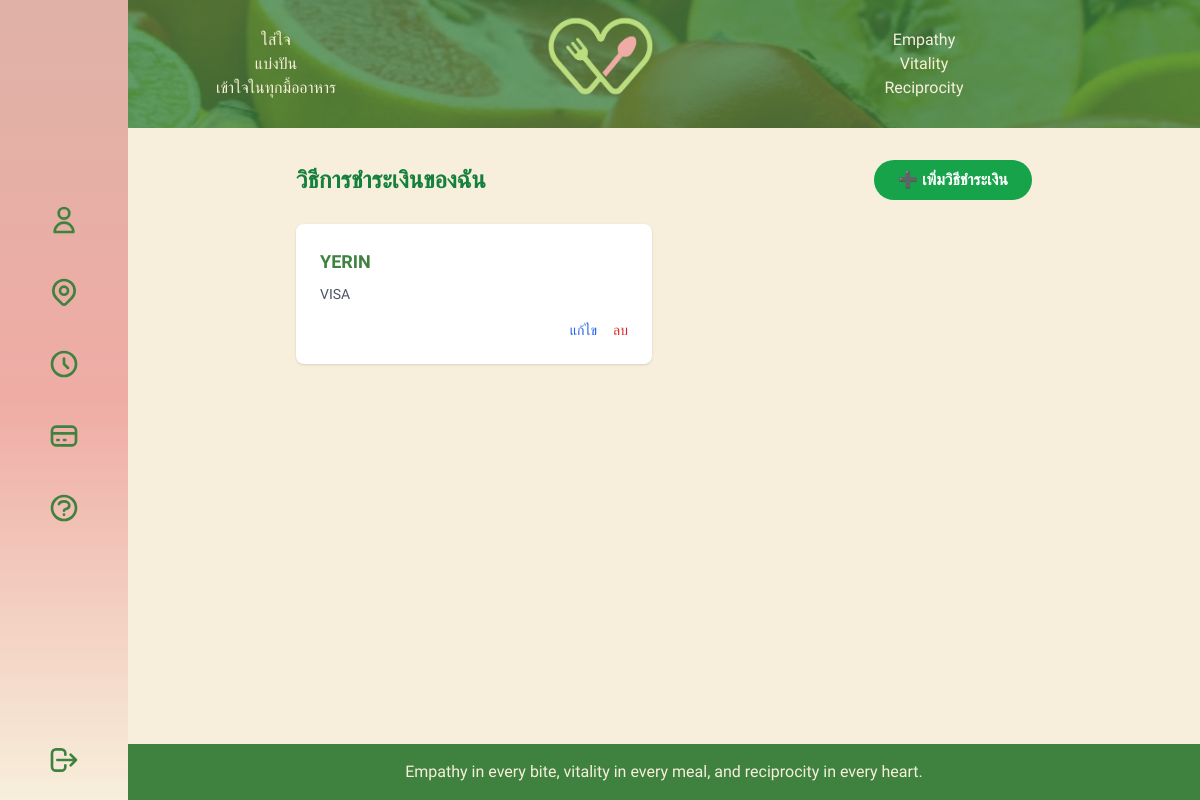
Page /payment-methods/ (signed in) on the earlier database version.
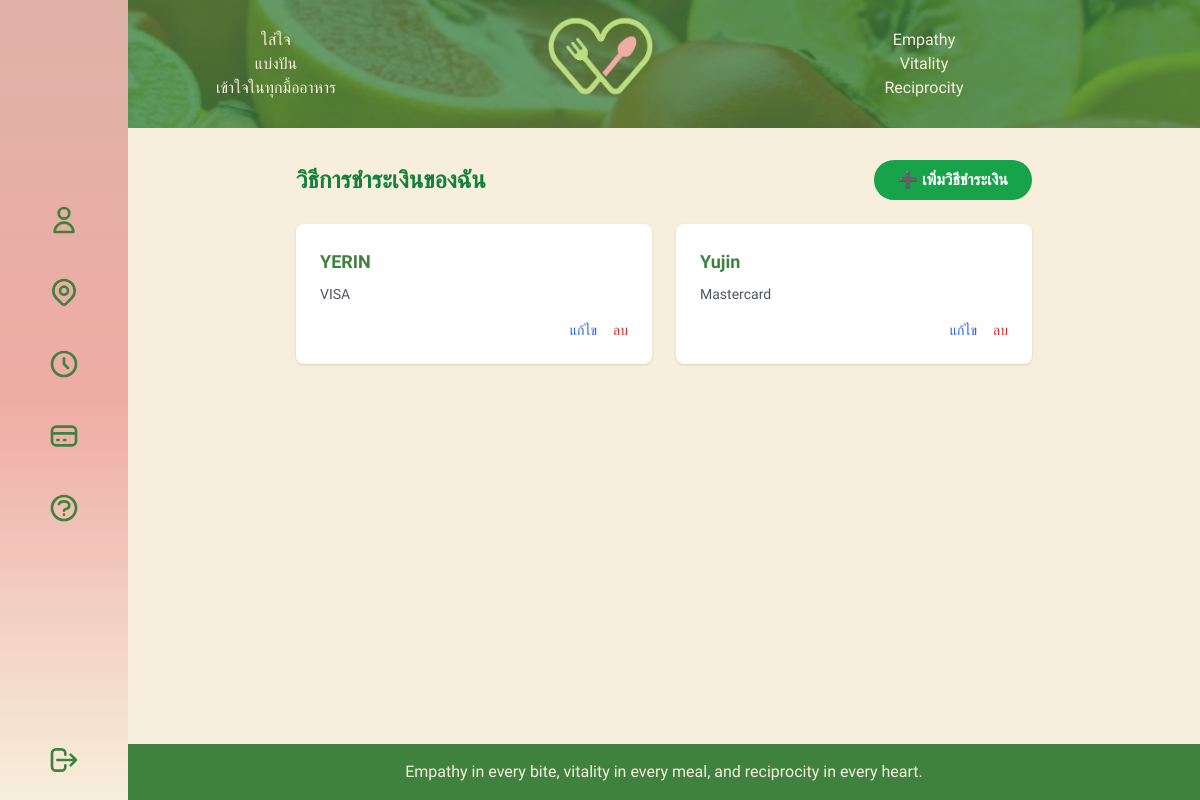
Same page on the later database version.
### myapp/models.py (models this page shows, shortened)
class PaymentMethod(models.Model):
    user    = models.ForeignKey(User, on_delete=models.CASCADE, related_name='payment_methods')
    name    = models.CharField("ชื่อบัตร/บัญชี", max_length=50)
    details = models.CharField("รายละเอียด", max_length=255)

### myapp/views.py (the view)
# urls.py: path('payment-methods/', views.payment_methods, name='payment_methods'),
@login_required
def payment_methods(request):
    methods = request.user.payment_methods.all()
    return render(request, 'payment_methods.html', {
        'methods': methods
    })

### myapp/templates/payment_methods.html (shortened to what this page needs)
{% extends "base.html" %}
{% load static %}
{% block content %}
<div class="container mx-auto px-4 py-8 max-w-3xl">
  <div class="flex items-center justify-between mb-6">
    <h1 class="text-2xl font-bold text-green-700">วิธีการชำระเงินของฉัน</h1>
    <a href="{% url 'payment_method_add' %}" class="bg-green-600 hover:bg-green-700 text-white font-semibold py-2 px-6 rounded-full">
      ➕ เพิ่มวิธีชำระเงิน
    </a>
  </div>
  {% if methods %}
    <div class="grid grid-cols-1 md:grid-cols-2 gap-6">
      {% for m in methods %}
        <div class="bg-white rounded-lg shadow p-6 flex flex-col justify-between">
          <div>
            <h2 class="font-semibold text-lg mb-2">{{ m.name }}</h2>
            <p class="text-gray-600 text-sm">{{ m.details }}</p>
          </div>
          <div class="flex justify-end space-x-4 mt-4">
            <a href="{% url 'payment_method_edit' m.id %}" class="text-blue-600 hover:underline text-sm">
              แก้ไข
            </a>
            <a href="{% url 'payment_method_delete' m.id %}" class="text-red-600 hover:underline text-sm">
              ลบ
            </a>
          </div>
        </div>
      {% endfor %}
    </div>
  {% else %}
    <p class="text-center text-gray-500">คุณยังไม่มีวิธีการชำระเงิน</p>
  {% endif %}
</div>
{% endblock %}

Differences in the rows shown:
added PaymentMethod: name "Yujin", details "Mastercard"
